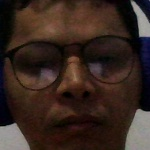
#> input picture Kalmanfilter/6 RECONOCIMIENTO FACIAL/data/Gaby/rotro_0.jpg, 150 x 150 px, given in place of the camera
$ python capturandoRostros.py
#> lines starting #> are read from the running program, lines starting #| are printed output that depends on the picture
import cv2
import os
import imutils

personName = 'Gaby'
dataPath = './data' #Cambia a la ruta donde hayas almacenado Data
personPath = dataPath + '/' + personName

if not os.path.exists(personPath):
	print('Carpeta creada: ',personPath)
	os.makedirs(personPath)

cap = cv2.VideoCapture(0,cv2.CAP_DSHOW)
#cap = cv2.VideoCapture('Video.mp4')

faceClassif = cv2.CascadeClassifier(cv2.data.haarcascades+'haarcascade_frontalface_default.xml')
count = 0

while True:

	ret, frame = cap.read()
#> frame is the input picture: shape (150, 150, 3); mean B, G, R 32.4, 39.6, 56
	if ret == False: break
	frame =  imutils.resize(frame, width=640)
#> frame: shape (640, 640, 3)
	gray = cv2.cvtColor(frame, cv2.COLOR_BGR2GRAY)
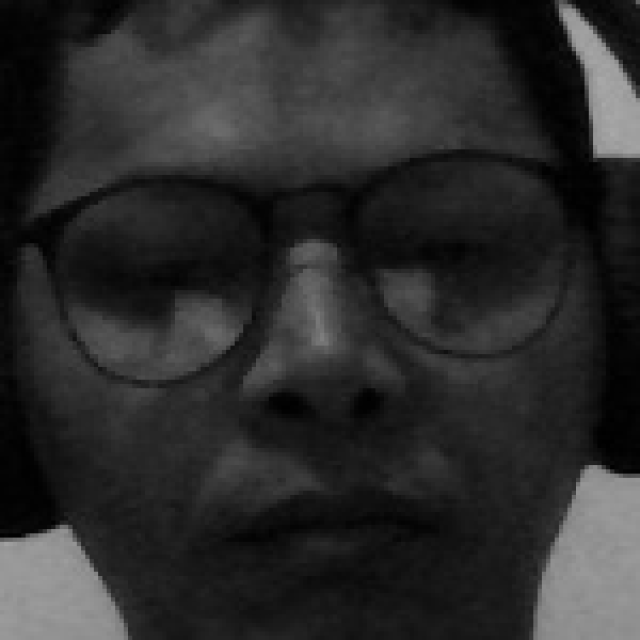
#> gray: shape (640, 640); min 0, max 169, mean 43.7
	auxFrame = frame.copy()

	faces = faceClassif.detectMultiScale(gray,1.3,5)
#> faces = [[32, 29, 559, 559]]

	for (x,y,w,h) in faces:
		cv2.rectangle(frame, (x,y),(x+w,y+h),(0,255,0),2)
		rostro = auxFrame[y:y+h,x:x+w]
		rostro = cv2.resize(rostro,(150,150),interpolation=cv2.INTER_CUBIC)
		cv2.imwrite(personPath + '/rotro_{}.jpg'.format(count),rostro)
		count = count + 1
#> this loop made 1 pass
#> (x, y, w, h, count) on pass 1: (32, 29, 559, 559, 1)
#> pass 1, `rostro = auxFrame[y:y+h,x:x+w]`:
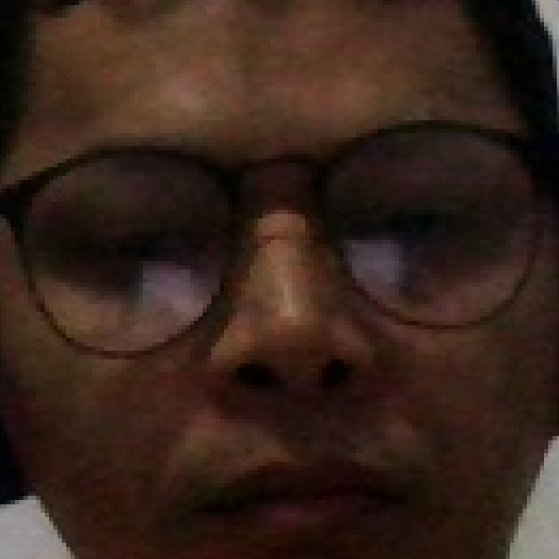
#> rostro: shape (559, 559, 3); mean B, G, R 27.1, 36.5, 55.6
#> after the loop:
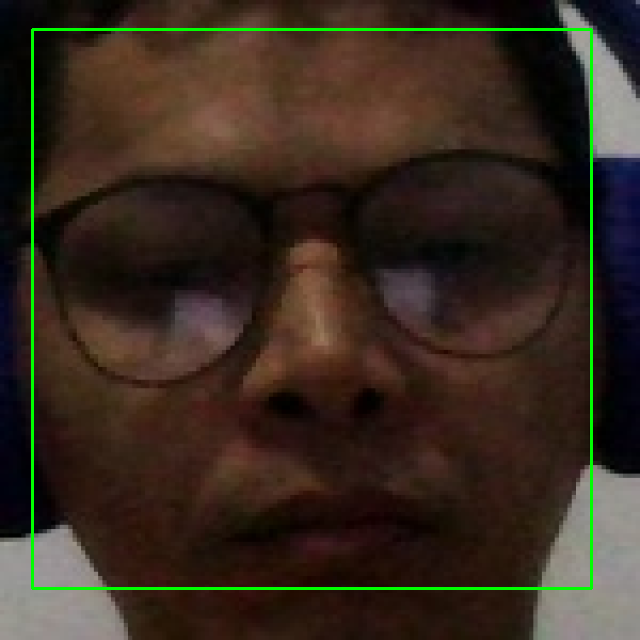
#> frame: shape (640, 640, 3); mean B, G, R 31.7, 43, 55.1
#> after the loop, count = 1
	cv2.imshow('frame',frame)

	k =  cv2.waitKey(1)
#> (key Esc is pressed here)
	if k == 27 or count >= 300:
		break

cap.release()
cv2.destroyAllWindows()

$ run again, on Kalmanfilter/6 RECONOCIMIENTO FACIAL/data/Gaby/rotro_101.jpg
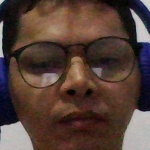
#> input picture Kalmanfilter/6 RECONOCIMIENTO FACIAL/data/Gaby/rotro_101.jpg, 150 x 150 px, given in place of the camera
#> frame is the input picture: shape (150, 150, 3); mean B, G, R 55.8, 63.8, 84.9
#> `gray = cv2.cvtColor(frame, cv2.COLOR_BGR2GRAY)`:
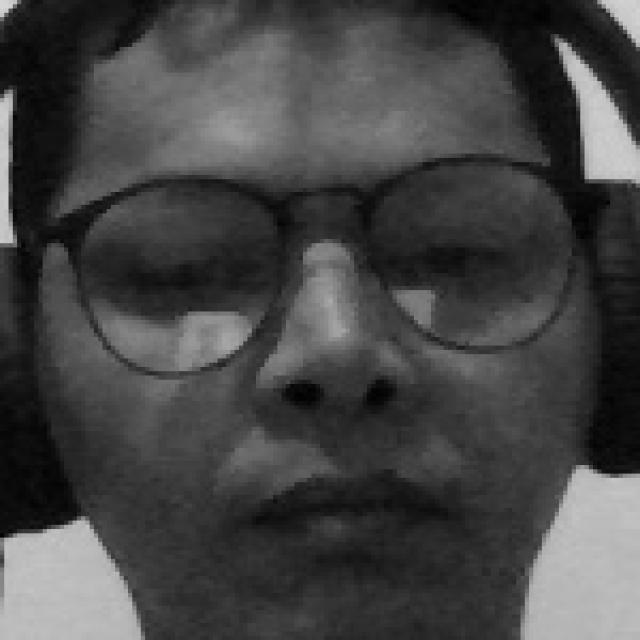
#> gray: shape (640, 640); min 0, max 213, mean 69.2
#> faces = [[36, 32, 559, 559]]
#> the loop `for (x,y,w,h) in faces:` made 1 pass
#> (x, y, w, h, count) on pass 1: (36, 32, 559, 559, 1)
#> after the loop `for (x,y,w,h) in faces:`:
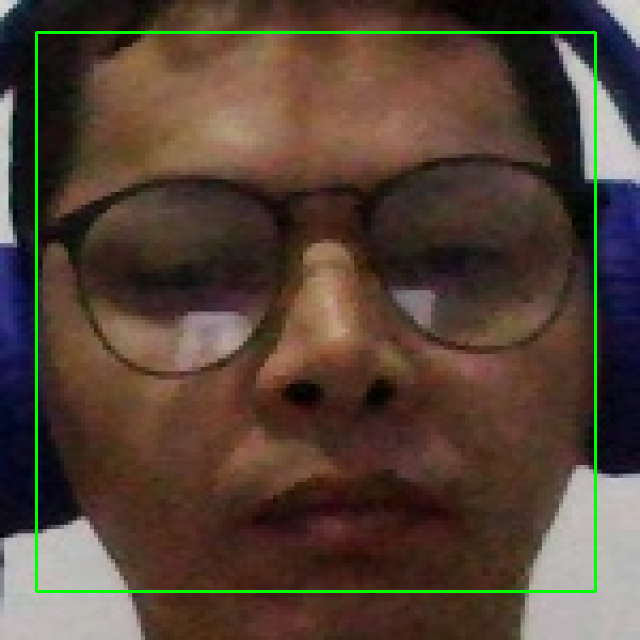
#> frame: shape (640, 640, 3); mean B, G, R 54.8, 66.9, 83.6
#> after the loop `for (x,y,w,h) in faces:`: count = 1
